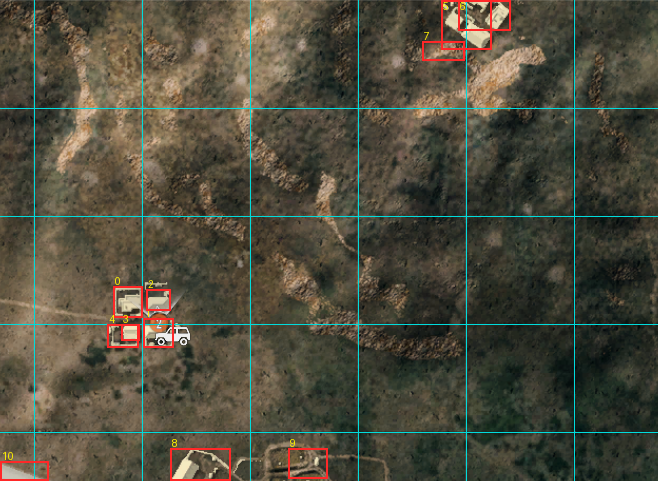

Here is the Python script that generated this plot:
"""把检测结果画回原图，核对建筑框和网格标定是否准确。"""
import json
from PIL import Image, ImageDraw

OUT = r"E:\workaddress\31\map3d"
SRC = r"C:\Users\19513\.workbuddy\clipboard-images\clipboard-2026-10-23T16-54-04-126Z-eab95c49.png"

meta = json.load(open(f"{OUT}\\meta.json", encoding="utf-8"))
im = Image.open(SRC).convert("RGB")
W, H = im.size
d = ImageDraw.Draw(im)

# 网格线（实测位置）用青色标出
for x in (34, 142, 250, 358, 466, 574):
    d.line([(x, 0), (x, H)], fill=(0, 220, 220), width=1)
for y in (108, 216, 324, 432):
    d.line([(0, y), (W, y)], fill=(0, 220, 220), width=1)

# 建筑框
for b in meta["buildings"]:
    x0, y0, x1, y1 = b["box_px"]
    d.rectangle([x0, y0, x1, y1], outline=(255, 40, 40), width=2)
    d.text((x0 + 2, max(0, y0 - 11)), str(b["id"]), fill=(255, 240, 0))

im.save(f"{OUT}\\check_boxes.png")
print(f"已保存 {OUT}\\check_boxes.png  建筑 {len(meta['buildings'])} 个")
for b in meta["buildings"]:
    print(f"  #{b['id']:2d} {b['roi']:7s} {b['box_px']}  {b['size_m']}m  h={b['height_m']}m")
